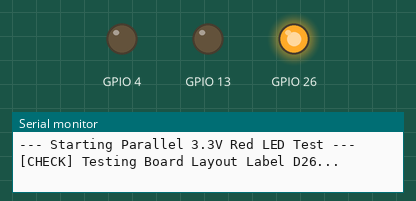
Bench run of a sketch on a simulated ESP32. Parts: output pins drawn as LEDs (lit = HIGH), the last lines printed to the serial monitor.

Above: at 0.7 s.
At 2.7 s:
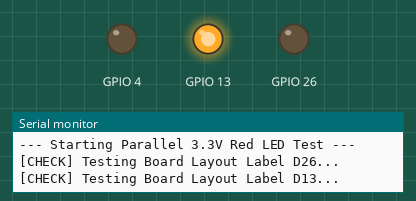
At 4.7 s:
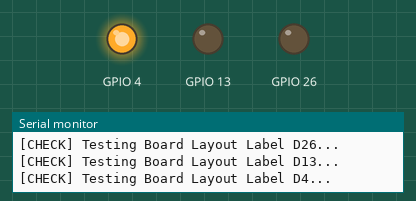
At 6.2 s:
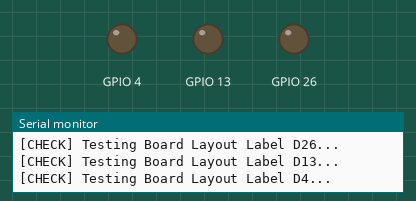
Timing chart, 0 to 9.1 s (numbered marks = the images above):
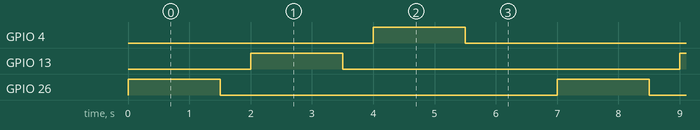

The sketch:

LED_TEST_W_RES.ino
```cpp
void setup() {
  Serial.begin(115200);
  Serial.println("--- Starting Parallel 3.3V Red LED Test ---");
}

void loop() {
  // Test Case A: Check standard Pin 26 assignment
  Serial.println("[CHECK] Testing Board Layout Label D26...");
  pinMode(26, OUTPUT);
  digitalWrite(26, HIGH);
  delay(1500);
  digitalWrite(26, LOW);
  delay(500);

  // Test Case B: Check alternative Pin 13 tracking layout
  Serial.println("[CHECK] Testing Board Layout Label D13...");
  pinMode(13, OUTPUT);
  digitalWrite(13, HIGH);
  delay(1500);
  digitalWrite(13, LOW);
  delay(500);

  // Test Case C: Check alternative Pin 4 tracking layout
  Serial.println("[CHECK] Testing Board Layout Label D4...");
  pinMode(4, OUTPUT);
  digitalWrite(4, HIGH);
  delay(1500);
  digitalWrite(4, LOW);
  delay(1500);
}
```

Measured:
- by itself, GPIO 4, GPIO 13, GPIO 26: alternates HIGH for 1.5 s and LOW for 5.5 s
